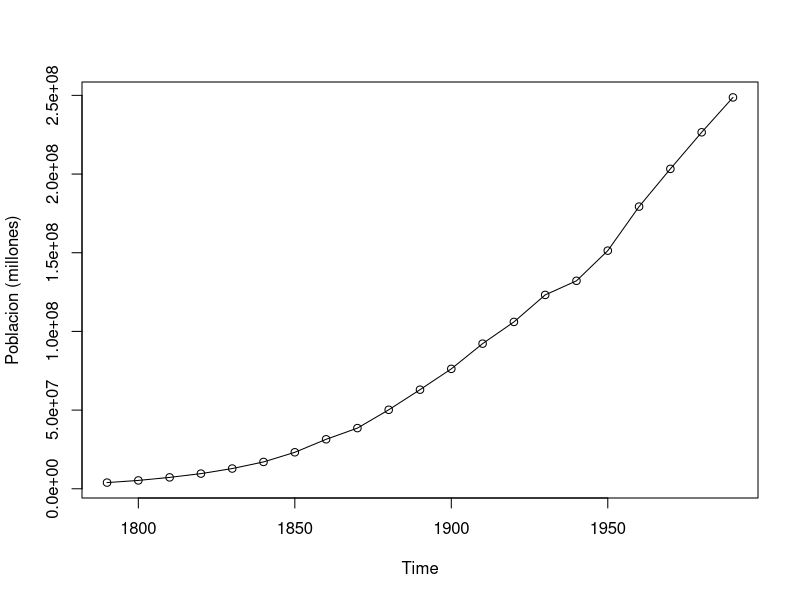
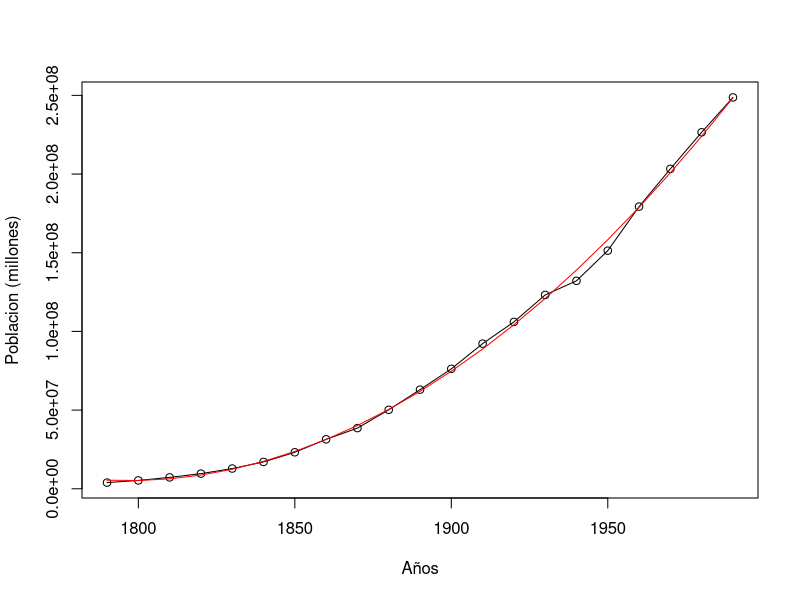
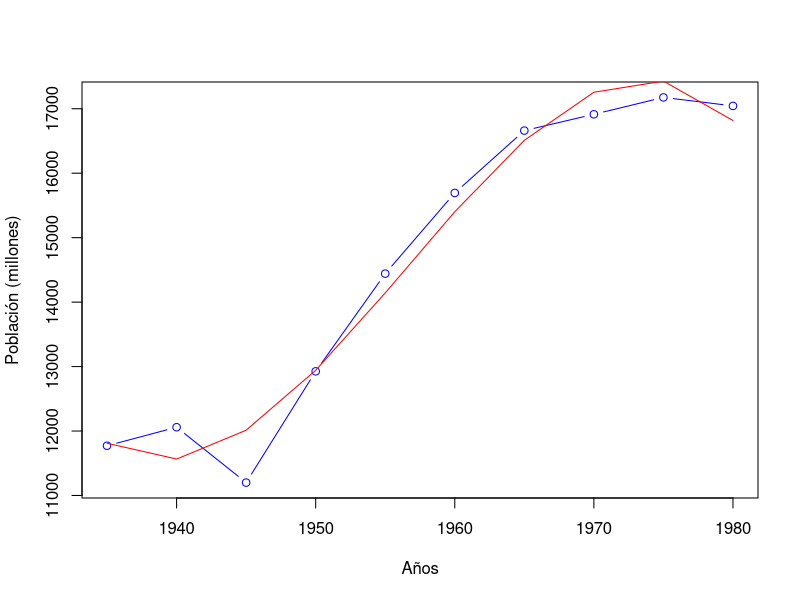
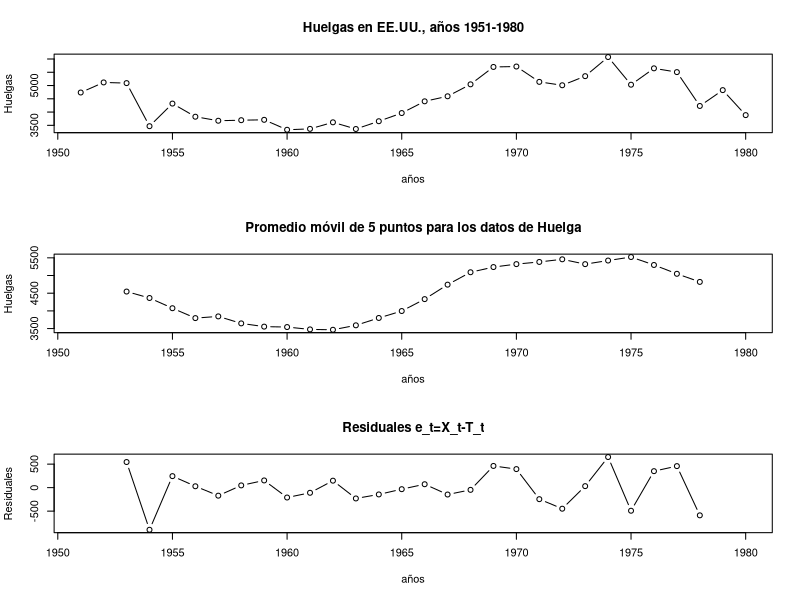
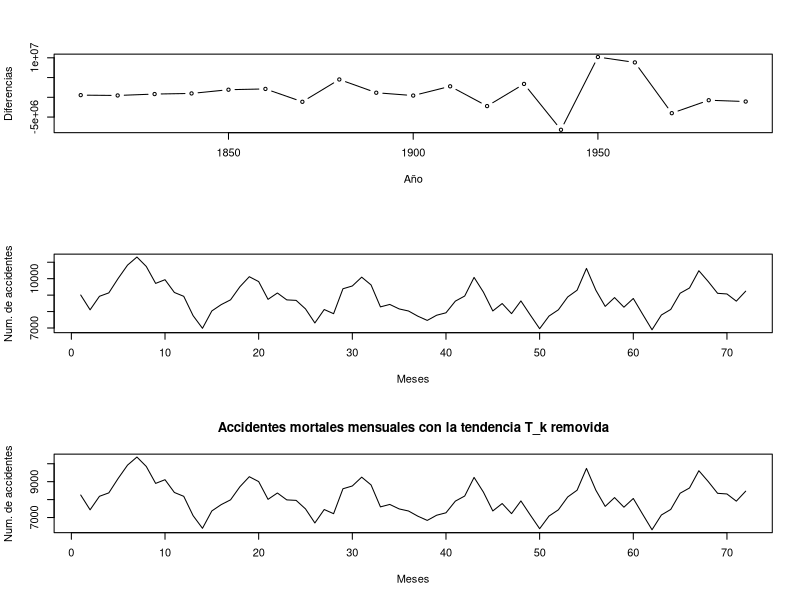
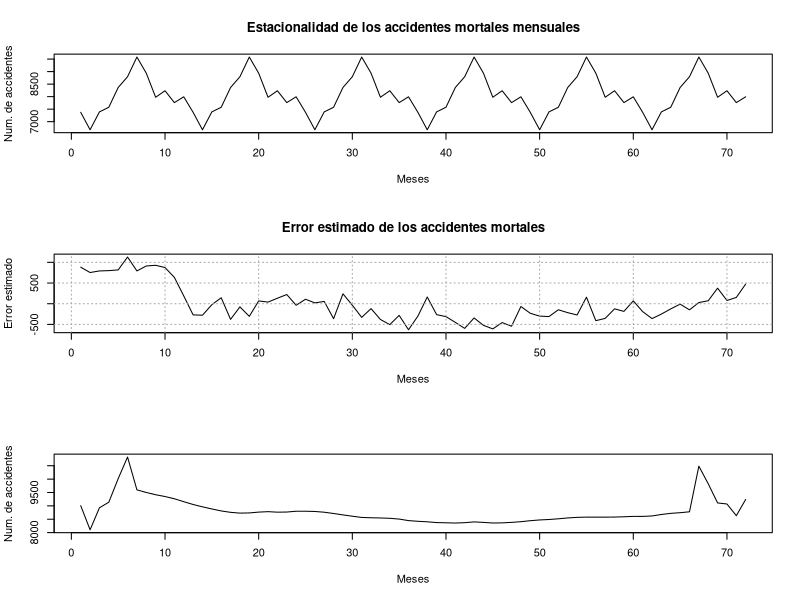
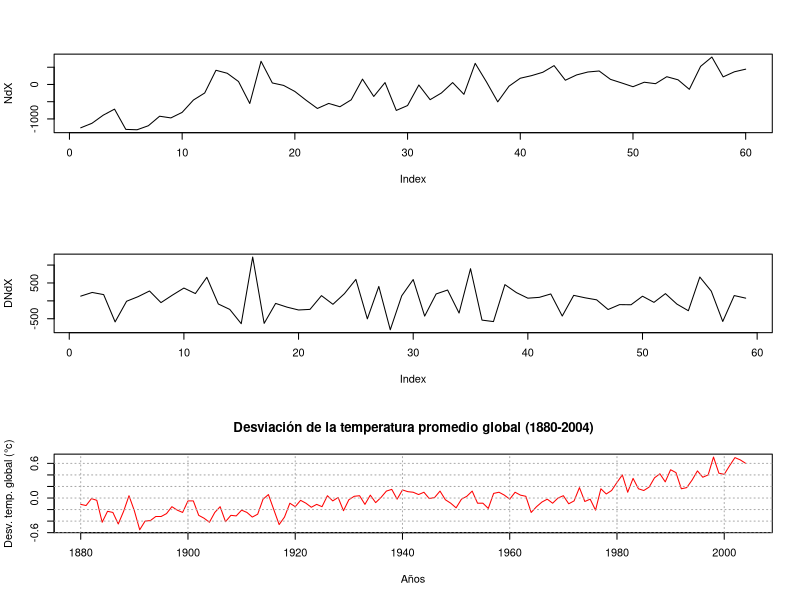
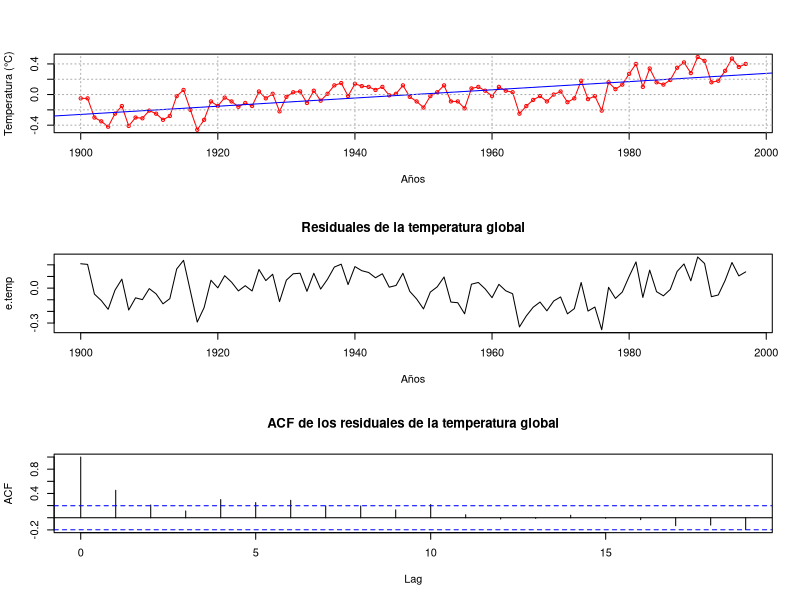

Generate these figures, in order, with R:
## ---- chunk 1
uspop=ts(scan("data/USPOP.txt"),frequency=1/10,start=1790) 
pop=window(uspop,start=1790)
plot(pop,type="o",ylab="Poblacion (millones)")
## ---- chunk 2
x=time(pop)
reg=lm(pop~x+I(x^2),na.action=NULL)
summary(reg)
plot(pop,type="o",xlab="Años",ylab="Poblacion (millones)")
lines(reg$fitted.values,col="red")
## ---- chunk 3
NRWpop=read.table("data/Population-North-Rhine-Westphalia.txt",
                     header = TRUE)
knitr::kable(head(NRWpop,booktabs=TRUE,
                  caption="Población (en millones) de North-Rhine-Westphalia, Alemania, 1935-1980"))
plot(NRWpop, type = "b",col="blue",xlab = "Años",ylab = "Población (millones)")
# Modelo cúbico
t=NRWpop[,1]
pob=NRWpop[,2]
modelo=lm(pob~t+I(t^2)+I(t^3),na.action = NULL)
summary(modelo)
lines(t,modelo$fitted.values,col="red")
## ---- chunk 4
H=read.table("data/Huelgas.txt")
# Promedio móvil por medio de la función "filter"
W=filter(H[,2],sides=2,rep(1/5,5))
# Residuales de X_t
y=H[,2]-W 
# Graficos
par(mfrow=c(3,1))
plot(H,xlab="años",ylab="Huelgas",type='b',
     main = "Huelgas en EE.UU., años 1951-1980")
plot(H[,1],W,xlab="años",ylab="Huelgas",type='b',
     main = "Promedio móvil de 5 puntos para los datos de Huelga")
plot(H[,1],y,xlab="años",ylab="Residuales",type='b',
     main = "Residuales e_t=X_t-T_t")
## ---- chunk 5
Dx=diff(uspop,difference=2)
plot(Dx,type="b",xlab="Año", ylab="Diferencias")

## ---- chunk 6
X<-read.table("data/Accidentes3.txt", header = TRUE)
## ---- chunk 7
knitr::kable(
head(X, booktabs = TRUE,
caption = 'Accidentes mortales mensuales en EE.UU., años 1973-1978.')
)
## ---- chunk 8
n=6; d=12
V=numeric(n*d)
for(k in 1:n)
{
  for(j in 1:d)
  {
    V[(k-1)*d+j]=X[j,k+1]
  }
}
plot(V,type="l",xlab = "Meses", ylab = "Num. de accidentes")
## ---- chunk 9
# Estimacion de la tendencia
Tk=numeric(n*d)
for(k in 1:n)
{
  for(j in 1:d)
  {
    Tk[(k-1)*d+j]=Tk[(k-1)*d+j]+(1/12)*X[j,k+1]
  }
}
# Grafico con la tendencia removida
plot(V-Tk,type = "l",xlab = "Meses",ylab = "Num. de accidentes",
     main = "Accidentes mortales mensuales con la tendencia T_k removida")
# Estimacion de la estacionalidad
Ej=numeric(n*d)
for(j in 1:d)
{
  aux=0
  for(k in 1:n)
  {
    aux=aux+(X[j,k+1]-Tk[(k-1)*d+j])
  }
  for(k in 1:n)
  {
    Ej[(k-1)*d+j]=(1/n)*aux
  }
}
# Grafico de la estacionalidad
plot(Ej,type = "l",xlab = "Meses",ylab = "Num. de accidentes",
     main = "Estacionalidad de los accidentes mortales mensuales")
# Estimacion del error
error=V-Tk-Ej
# Grafico del error estimado
plot(error,type = "l",xlab = "Meses",ylab = "Error estimado",
     main = "Error estimado de los accidentes mortales")
grid(col = "darkgray")     
## ---- chunk 10
# Filtro para ciclo par d
q=d/2
N=n*d
aux=0
T.est=numeric(N)
for (t in 1:N)
{
  if (t<=q|t>N-q)
  {
    T.est[t]=V[t]
  }
  else
  {
    aux=0
    for (k in -q:q)
    {
      if (k==-q|k==q)
      {
        aux=aux+0.5*V[t+k]
      }
      else
      {
        aux=aux+V[t+k]
      }
    }
    T.est[t]=(1/d)*aux
  }
}
# Grafico de las tendencias con los metodos E1 y E2
plot(T.est,type = "l",xlab = "Meses", ylab = "Num. de accidentes")
lines(Tk,col="blue")
## ---- chunk 11
# Operador Nabla_d, usamos la funcion diff con lag=12
NdX=diff(V,lag=12)
plot(NdX,type = "l")
## ---- chunk 12
DNdX=diff(NdX)
plot(DNdX,type = "l")
## ---- chunk 13
# Lectura del archivo de datos
globtemp=read.table("data/globtemp2.txt")
# Grafico de la serie de datos
plot(globtemp[,1],globtemp[,2],type = "l",col = "red", xlab = "Años",
     ylab = "Desv. temp. global (°c)",
     main="Desviación de la temperatura promedio global (1880-2004)")
grid(col = "darkgray")
## ---- chunk 14
# Convertimos a serie de tiempo
gtemp=ts(globtemp[,2],start = 1880)
# Tomamos el subconjunto de 1900 a 1997
gtemp=window(gtemp,start = 1900, end = 1997)
# Calculamos la regresion lineal
fit=lm(gtemp~time(gtemp),na.action = NULL)
summary(fit)
# Grafico de la serie y la regresion
plot(gtemp,type = "o", xlab = "Años", ylab = "Temperatura (°C)", 
    col =  "red")
abline(fit, col = "blue")
grid(col="darkgray")
## ---- chunk 15
# Residuales
e.temp=gtemp-fit$fitted.values
plot(e.temp, xlab="Años", main="Residuales de la temperatura global")
# ACF de los residuales
acf(e.temp, main="ACF de los residuales de la temperatura global")
## ---- chunk 16
C=2*cos(2*pi*1:500/50+0.6*pi)
w=rnorm(500,0,1)
Xt=-0.84*cos(2*pi*1:500/50)-1.99*sin(2*pi*1:500/50)
plot(C+5*w, type="l", col="red")
lines(Xt,col="blue")
## ---- chunk 17
t=1:500
x=2*cos(2*pi*t/50+0.6*pi+rnorm(500,0,5))
I=abs(fft(x)/sqrt(500))^2
P=(4/500)*I
f=0:250/500
plot(f, P[1:251],type="l",xlab="frequency", ylab=" ",col="blue")
abline(v=seq(0,.5,.02),lty="dotted")
